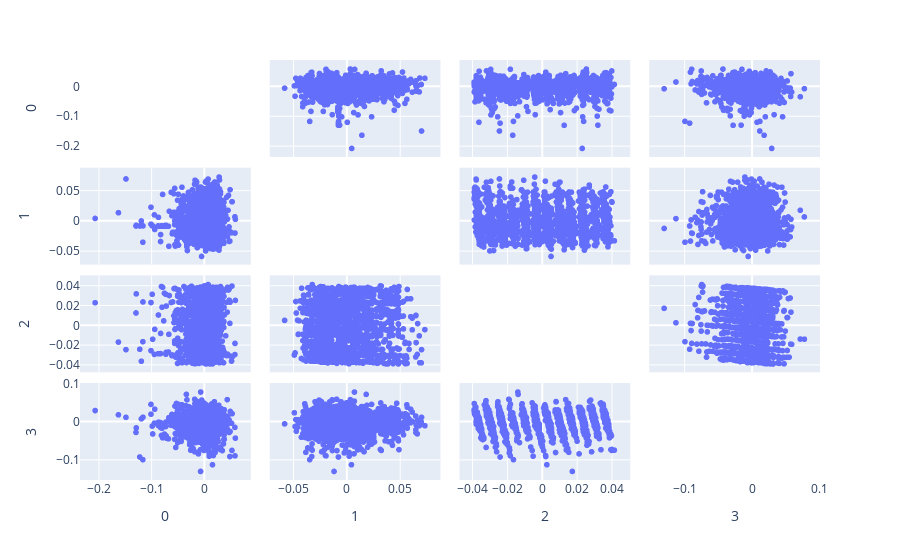

This figure's notebook cell:
### Code cell
# visualizes first four principal components
fig = px.scatter_matrix(
    U,
    labels=tuple(features),
    dimensions=range(4),
)
fig.update_traces(diagonal_visible=False)
fig.show()

### Figure 1 — Plotly figure (JSON) as saved in the notebook; plotly's stock layout.template omitted (floating-point values rounded to 4 significant figures; data arrays with more than 128 entries replaced by an {"elided": "..."} marker saying what was removed)
{"data": [{"diagonal": {"visible": false}, "dimensions": [{"axis": {"matches": true}, "label": "0", "values": {"elided": "1766 float values"}}, {"axis": {"matches": true}, "label": "1", "values": {"elided": "1766 float values"}}, {"axis": {"matches": true}, "label": "2", "values": {"elided": "1766 float values"}}, {"axis": {"matches": true}, "label": "3", "values": {"elided": "1766 float values"}}], "hovertemplate": "%{xaxis.title.text}=%{x}<br>%{yaxis.title.text}=%{y}<extra></extra>", "legendgroup": "", "marker": {"color": "#636efa", "symbol": "circle"}, "name": "", "showlegend": false, "type": "splom"}], "layout": {"dragmode": "select", "legend": {"tracegroupgap": 0}, "margin": {"t": 60}}}
